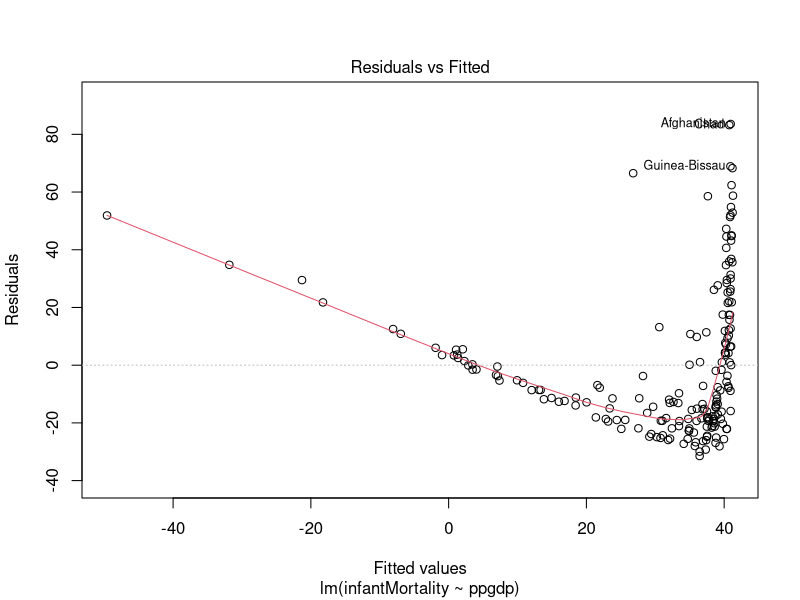
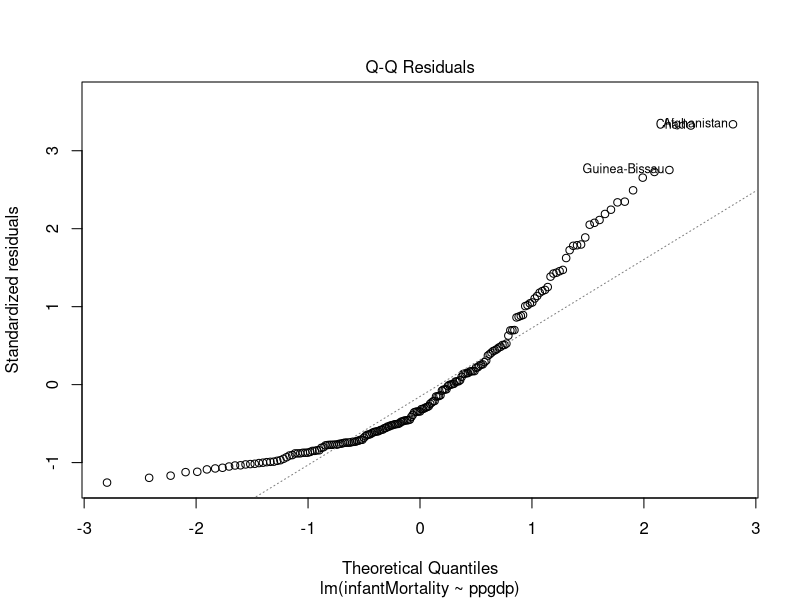
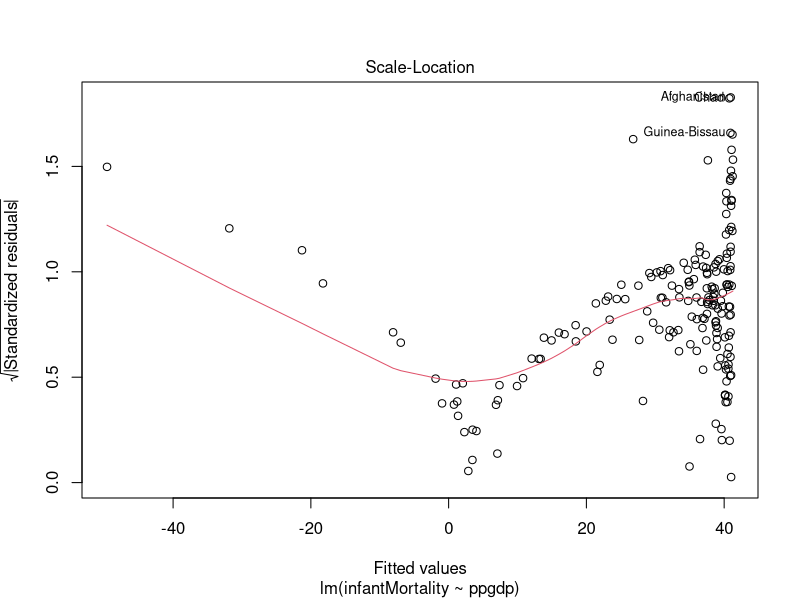
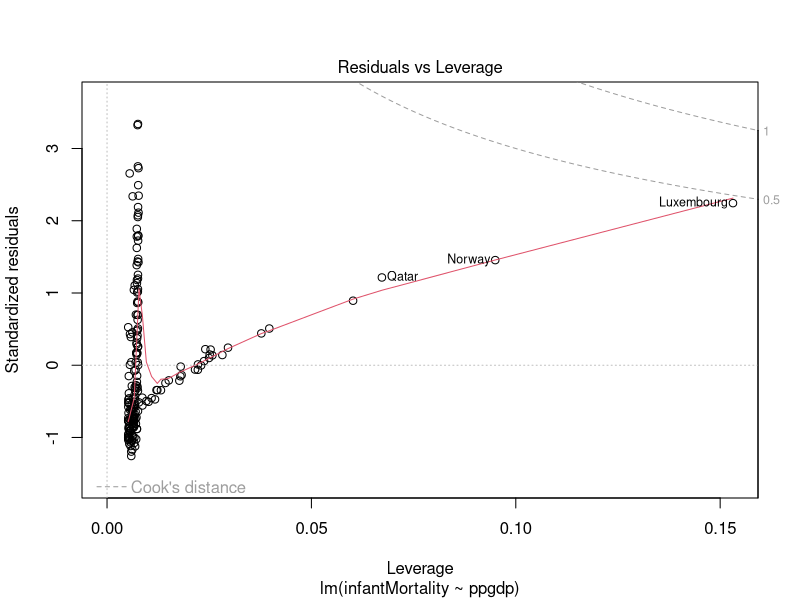
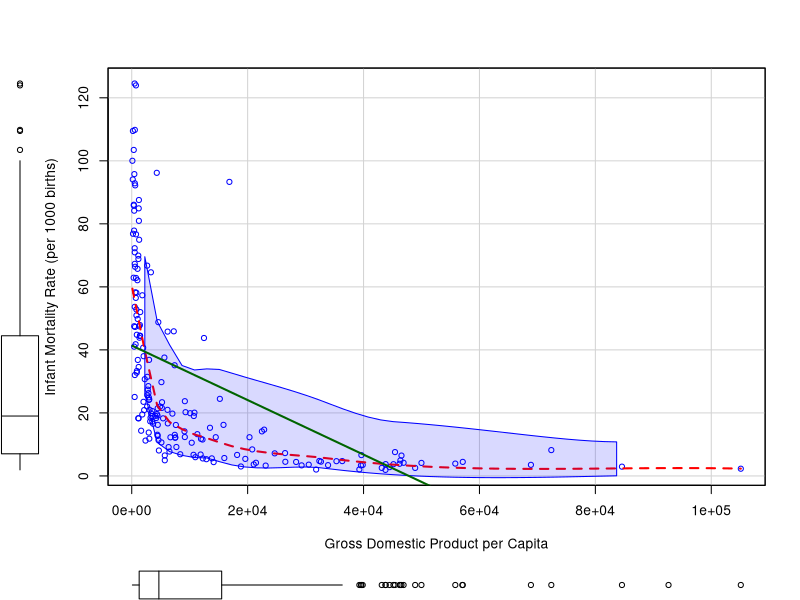
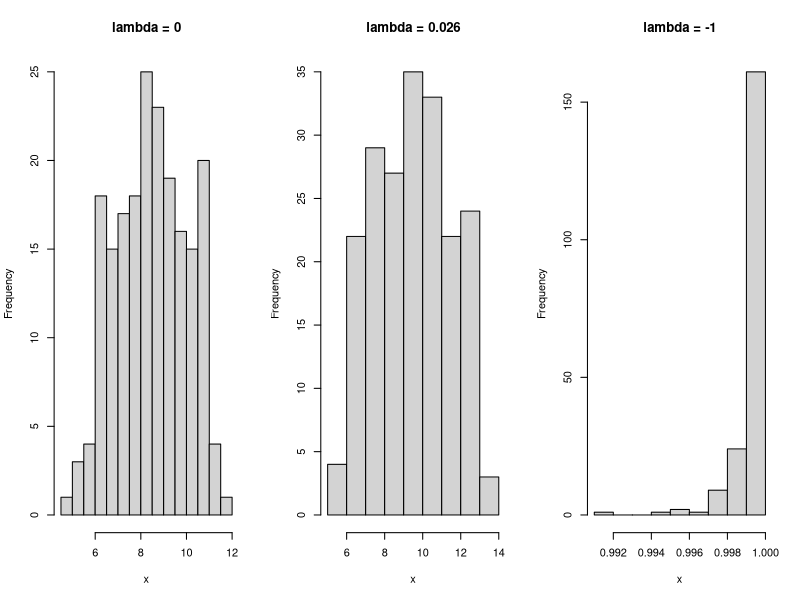

Source code (R) for these figures, in order:
library(MASS);library(car);library(AER);library(carData)

data('UN')

un_model = lm(infantMortality~ppgdp, data = UN)

plot(un_model)

## check skewness in independent variable and dependent variable
car::scatterplot(infantMortality~ppgdp, data = UN,xlab = 'Gross Domestic Product per Capita', 
            ylab = 'Infant Mortality Rate (per 1000 births)', 
            regLine = list(col = 'darkgreen'), 
            smooth = list(col.smooth = "red"))


## estimate if transformation needed for ppgdp
p1 = powerTransform(ppgdp~1, data = UN, family = 'bcPower')
summary(p1)

## examine the data distribution for ppgdp based on three different value of lambda
par(mfrow = c(1,3))
hist(car::bcPower(UN$ppgdp, lambda=0),breaks = 12,main = 'lambda = 0',xlab = 'x')
hist(car::bcPower(UN$ppgdp, lambda=0.026),breaks = 12,main = 'lambda = 0.026',xlab = 'x')
hist(car::bcPower(UN$ppgdp, lambda=-1),breaks = 12,main = 'lambda = -1',xlab = 'x')

## estimate if transformation needed for infantMortality
p2 = powerTransform(infantMortality~log(ppgdp), data = UN, family = 'bcPower')
summary(p2)


summary(powerTransform(infantMortality~log(ppgdp), data = UN, family = 'bcPower'))

 
